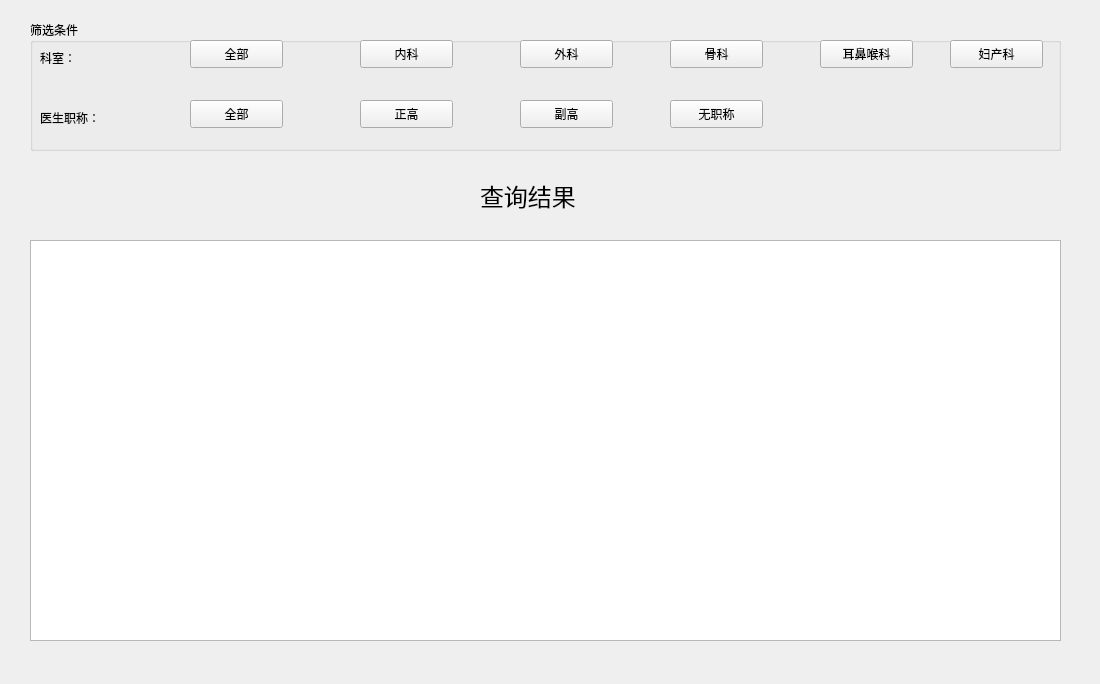
<?xml version="1.0" encoding="UTF-8"?>
<ui version="4.0">
 <class>Form</class>
 <widget class="QWidget" name="Form">
  <property name="geometry">
   <rect>
    <x>0</x>
    <y>0</y>
    <width>1100</width>
    <height>684</height>
   </rect>
  </property>
  <property name="font">
   <font>
    <family>Adobe Garamond Pro Bold</family>
   </font>
  </property>
  <property name="windowTitle">
   <string>Form</string>
  </property>
  <widget class="QGroupBox" name="groupBox">
   <property name="geometry">
    <rect>
     <x>30</x>
     <y>20</y>
     <width>1031</width>
     <height>131</height>
    </rect>
   </property>
   <property name="title">
    <string>筛选条件</string>
   </property>
   <widget class="QLabel" name="label">
    <property name="geometry">
     <rect>
      <x>10</x>
      <y>30</y>
      <width>72</width>
      <height>15</height>
     </rect>
    </property>
    <property name="text">
     <string>科室：</string>
    </property>
   </widget>
   <widget class="QLabel" name="label_2">
    <property name="geometry">
     <rect>
      <x>10</x>
      <y>90</y>
      <width>72</width>
      <height>15</height>
     </rect>
    </property>
    <property name="text">
     <string>医生职称：</string>
    </property>
   </widget>
   <widget class="QPushButton" name="pushButton">
    <property name="geometry">
     <rect>
      <x>160</x>
      <y>20</y>
      <width>93</width>
      <height>28</height>
     </rect>
    </property>
    <property name="text">
     <string>全部</string>
    </property>
   </widget>
   <widget class="QPushButton" name="pushButton_2">
    <property name="geometry">
     <rect>
      <x>160</x>
      <y>80</y>
      <width>93</width>
      <height>28</height>
     </rect>
    </property>
    <property name="text">
     <string>全部</string>
    </property>
   </widget>
   <widget class="QPushButton" name="pushButton_3">
    <property name="geometry">
     <rect>
      <x>330</x>
      <y>80</y>
      <width>93</width>
      <height>28</height>
     </rect>
    </property>
    <property name="text">
     <string>正高</string>
    </property>
   </widget>
   <widget class="QPushButton" name="pushButton_4">
    <property name="geometry">
     <rect>
      <x>330</x>
      <y>20</y>
      <width>93</width>
      <height>28</height>
     </rect>
    </property>
    <property name="text">
     <string>内科</string>
    </property>
   </widget>
   <widget class="QPushButton" name="pushButton_5">
    <property name="geometry">
     <rect>
      <x>490</x>
      <y>20</y>
      <width>93</width>
      <height>28</height>
     </rect>
    </property>
    <property name="text">
     <string>外科</string>
    </property>
   </widget>
   <widget class="QPushButton" name="pushButton_6">
    <property name="geometry">
     <rect>
      <x>490</x>
      <y>80</y>
      <width>93</width>
      <height>28</height>
     </rect>
    </property>
    <property name="text">
     <string>副高</string>
    </property>
   </widget>
   <widget class="QPushButton" name="pushButton_7">
    <property name="geometry">
     <rect>
      <x>790</x>
      <y>20</y>
      <width>93</width>
      <height>28</height>
     </rect>
    </property>
    <property name="text">
     <string>耳鼻喉科</string>
    </property>
   </widget>
   <widget class="QPushButton" name="pushButton_8">
    <property name="geometry">
     <rect>
      <x>640</x>
      <y>20</y>
      <width>93</width>
      <height>28</height>
     </rect>
    </property>
    <property name="text">
     <string>骨科</string>
    </property>
   </widget>
   <widget class="QPushButton" name="pushButton_10">
    <property name="geometry">
     <rect>
      <x>640</x>
      <y>80</y>
      <width>93</width>
      <height>28</height>
     </rect>
    </property>
    <property name="text">
     <string>无职称</string>
    </property>
   </widget>
   <widget class="QPushButton" name="pushButton_11">
    <property name="geometry">
     <rect>
      <x>920</x>
      <y>20</y>
      <width>93</width>
      <height>28</height>
     </rect>
    </property>
    <property name="text">
     <string>妇产科</string>
    </property>
   </widget>
  </widget>
  <widget class="QListView" name="listView">
   <property name="geometry">
    <rect>
     <x>30</x>
     <y>240</y>
     <width>1031</width>
     <height>401</height>
    </rect>
   </property>
  </widget>
  <widget class="QLabel" name="label_3">
   <property name="geometry">
    <rect>
     <x>480</x>
     <y>170</y>
     <width>131</width>
     <height>51</height>
    </rect>
   </property>
   <property name="font">
    <font>
     <family>幼圆</family>
     <pointsize>18</pointsize>
    </font>
   </property>
   <property name="text">
    <string>查询结果</string>
   </property>
  </widget>
 </widget>
 <resources/>
 <connections/>
</ui>
